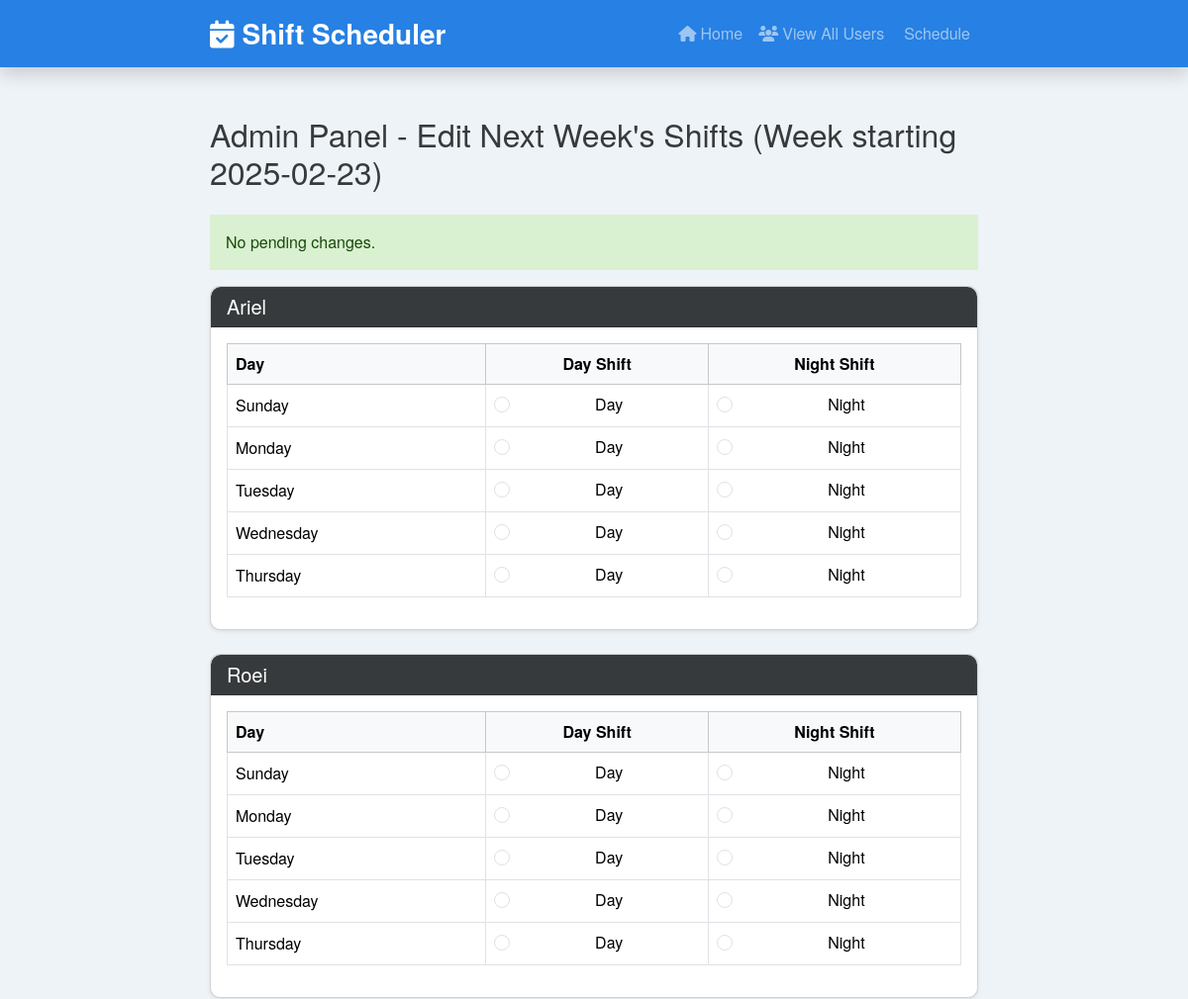
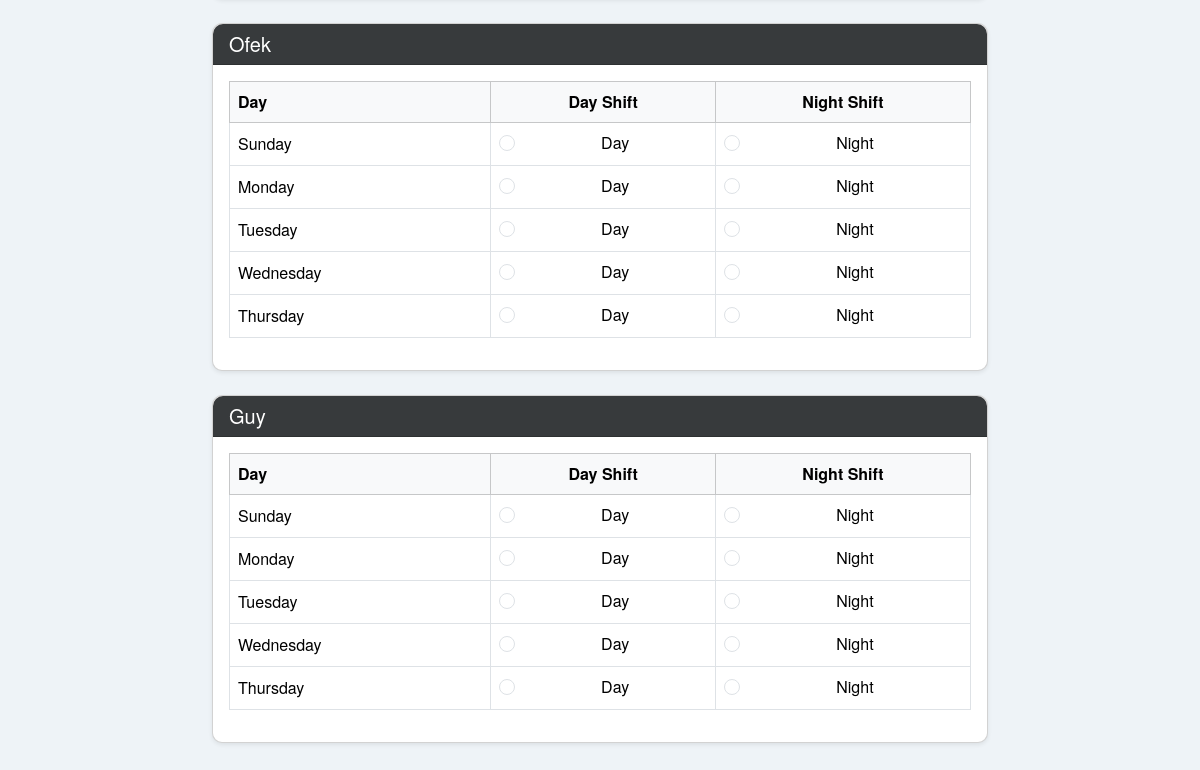
Page /admin_panel (signed in) on the committed database (2 pictures, top to bottom).
### tables this page shows
CREATE TABLE users (
                id INTEGER PRIMARY KEY AUTOINCREMENT,
                name TEXT UNIQUE NOT NULL
            );

### app.py (the view)
@app.route('/admin_panel', methods=['GET', 'POST'])
def admin_panel():
    if not session.get('admin'):
        return redirect(url_for('admin'))
    conn = get_db_connection()
    week = get_next_week_start()
    days = ['Sunday', 'Monday', 'Tuesday', 'Wednesday', 'Thursday']
    users = conn.execute('SELECT * FROM users').fetchall()
    schedules = {}
    pending_changes = []
    for user in users:
        rows = conn.execute('''
            SELECT day, shift_type, pending FROM shifts
            WHERE user_id = ? AND week_start = ?
        ''', (user['id'], week.isoformat())).fetchall()
        user_schedule = {row['day']: row['shift_type'] for row in rows}
        schedules[user['id']] = user_schedule
        pending_rows = conn.execute('''
            SELECT day, shift_type FROM shifts
            WHERE user_id = ? AND week_start = ? AND pending = 1
        ''', (user['id'], week.isoformat())).fetchall()
        if pending_rows:
            pending_changes.append({
                'user': user['name'],
                'user_id': user['id'],
                'changes': {row['day']: row['shift_type'] for row in pending_rows}
            })
    conn.close()
    return render_template('admin_panel.html', users=users, schedules=schedules, week=week, days=days, pending_changes=pending_changes)

### app.py (called while the page is built)
def get_db_connection():
    conn = sqlite3.connect(DATABASE)
    conn.row_factory = sqlite3.Row
    return conn

def get_current_week_start():
    today = date.today()
    days_since_sunday = (today.weekday() + 1) % 7
    return today - timedelta(days=days_since_sunday)

def get_next_week_start():
    return get_current_week_start() + timedelta(weeks=1)

### templates/admin_panel.html
{% extends 'base.html' %}
{% block content %}
<h2 class="mb-4">Admin Panel - Edit Next Week's Shifts (Week starting {{ week }})</h2>
{% if pending_changes %}
  <div class="card mb-4 shadow-sm">
    <div class="card-header bg-danger text-white">
      <h4 class="mb-0">Pending Changes</h4>
    </div>
    <div class="card-body">
      {% for pending in pending_changes %}
        <div class="mb-3">
          <h5>{{ pending.user }} (User ID: {{ pending.user_id }})</h5>
          <ul class="list-group">
            {% for day, shift in pending.changes.items() %}
              <li class="list-group-item d-flex justify-content-between align-items-center">
                {{ day }}: {{ shift }}
              </li>
            {% endfor %}
          </ul>
          <form action="{{ url_for('approve_changes', user_id=pending.user_id) }}" method="post" class="mt-2">
            <button type="submit" class="btn btn-success btn-sm">Approve Changes</button>
          </form>
        </div>
      {% endfor %}
    </div>
  </div>
{% else %}
  <div class="alert alert-success">No pending changes.</div>
{% endif %}
{% for user in users %}
  <div class="card mb-4 shadow-sm">
    <div class="card-header bg-secondary text-white">
      <h5 class="mb-0">{{ user['name'] }}</h5>
    </div>
    <div class="card-body">
      <table class="table table-bordered align-middle">
        <thead class="table-light">
          <tr>
            <th>Day</th>
            <th class="text-center">Day Shift</th>
            <th class="text-center">Night Shift</th>
          </tr>
        </thead>
        <tbody>
          {% for day in days %}
          <tr>
            <td>{{ day }}</td>
            <td class="text-center">
              <div class="form-check">
                <input class="form-check-input" type="radio" name="{{ user['id'] }}_{{ day }}" value="Day"
                  {% if schedules.get(user['id'], {}).get(day) == 'Day' %} checked {% endif %}>
                <label class="form-check-label">Day</label>
              </div>
            </td>
            <td class="text-center">
              <div class="form-check">
                <input class="form-check-input" type="radio" name="{{ user['id'] }}_{{ day }}" value="Night"
                  {% if schedules.get(user['id'], {}).get(day) == 'Night' %} checked {% endif %}>
                <label class="form-check-label">Night</label>
              </div>
            </td>
          </tr>
          {% endfor %}
        </tbody>
      </table>
    </div>
  </div>
{% endfor %}
{% endblock %}

### templates/base.html (shortened to what this page needs)
<!DOCTYPE html>
<html lang="en">
<head>
  <link href="https://cdn.jsdelivr.net/npm/bootswatch@5.3.0/dist/cosmo/bootstrap.min.css" rel="stylesheet">
  <link href="https://cdnjs.cloudflare.com/ajax/libs/font-awesome/6.4.0/css/all.min.css" rel="stylesheet">
  <link rel="stylesheet" href="{{ url_for('static', filename='style.css') }}">
</head>
<body>
  <nav class="navbar navbar-expand-lg navbar-dark bg-primary shadow">
    <div class="container">
      <a class="navbar-brand" href="{{ url_for('index') }}">
        <i class="fa-solid fa-calendar-check me-2"></i>Shift Scheduler
      </a>
      <div class="collapse navbar-collapse" id="navbarNav">
        <ul class="navbar-nav ms-auto">
          <li class="nav-item">
            <a href="{{ url_for('index') }}" class="nav-link">
              <i class="fa-solid fa-house me-1"></i>Home
            </a>
          </li>
          <li class="nav-item">
            <a href="{{ url_for('view_all_schedule') }}" class="nav-link">
              <i class="fa-solid fa-users me-1"></i>View All Users
            </a>
          </li>
          <li class="nav-item">
            <a href="{{ url_for('choose_schedule') }}" class="nav-link">
              Schedule
            </a>
          </li>
        </ul>
      </div>
    </div>
  </nav>
  <div class="container my-5">
    {% block content %}{% endblock %}
  </div>
</body>
</html>

### static/style.css (style rules this page uses)
body { background-color: #eef3f7; font-family: 'Helvetica Neue', Helvetica, Arial, sans-serif; }
.navbar-brand { font-weight: bold; font-size: 1.75rem; }
.card { border-radius: 10px; }
.card-header { border-top-left-radius: 10px; border-top-right-radius: 10px; }
.table th, .table td { vertical-align: middle !important; }
.container { max-width: 800px; }

### rows in the picture
users: name "Ariel", days "Sunday" "Monday" "Tuesday" "Wednesday" "Thursday"
users: name "Roei", days "Sunday" "Monday" "Tuesday" "Wednesday" "Thursday"
users: name "Ofek", days "Sunday" "Monday" "Tuesday" "Wednesday" "Thursday"
users: name "Guy", days "Sunday" "Monday" "Tuesday" "Wednesday" "Thursday"

### other values in the picture
{{ week }} "2025-02-23"
